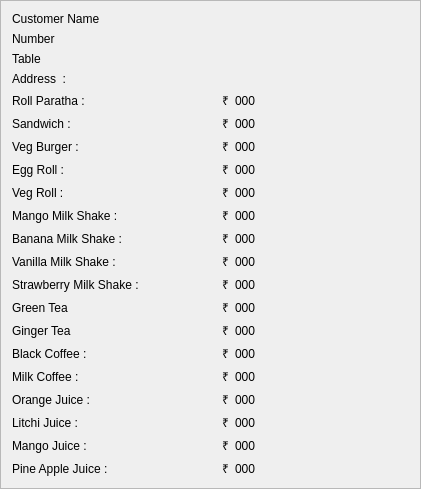
  <widget class="QFrame" name="frame_7">
   <property name="geometry">
    <rect>
     <x>870</x>
     <y>126</y>
     <width>421</width>
     <height>461</height>
    </rect>
   </property>
   <property name="frameShape">
    <enum>QFrame::StyledPanel</enum>
   </property>
   <property name="frameShadow">
    <enum>QFrame::Raised</enum>
   </property>
   <layout class="QGridLayout" name="gridLayout_9">
    <item row="10" column="0">
     <widget class="QLabel" name="label_42">
      <property name="styleSheet">
       <string notr="true"/>
      </property>
      <property name="text">
       <string>Banana Milk Shake :</string>
      </property>
     </widget>
    </item>
    <item row="12" column="0">
     <widget class="QLabel" name="label_44">
      <property name="styleSheet">
       <string notr="true"/>
      </property>
      <property name="text">
       <string>Strawberry Milk Shake :</string>
      </property>
     </widget>
    </item>
    <item row="7" column="2">
     <widget class="QLabel" name="EggRollTP">
      <property name="text">
       <string>000</string>
      </property>
     </widget>
    </item>
    <item row="4" column="1">
     <widget class="QLabel" name="label_54">
      <property name="text">
       <string>₹</string>
      </property>
      <property name="alignment">
       <set>Qt::AlignRight|Qt::AlignTrailing|Qt::AlignVCenter</set>
      </property>
     </widget>
    </item>
    <item row="16" column="0">
     <widget class="QLabel" name="label_48">
      <property name="styleSheet">
       <string notr="true"/>
      </property>
      <property name="text">
       <string>Milk Coffee : </string>
      </property>
     </widget>
    </item>
    <item row="14" column="2">
     <widget class="QLabel" name="GingerTeaTP">
      <property name="text">
       <string>000</string>
      </property>
     </widget>
    </item>
    <item row="5" column="2">
     <widget class="QLabel" name="SandwichTP">
      <property name="text">
       <string>000</string>
      </property>
     </widget>
    </item>
    <item row="16" column="1">
     <widget class="QLabel" name="label_76">
      <property name="text">
       <string>₹</string>
      </property>
      <property name="alignment">
       <set>Qt::AlignRight|Qt::AlignTrailing|Qt::AlignVCenter</set>
      </property>
     </widget>
    </item>
    <item row="13" column="0">
     <widget class="QLabel" name="label_45">
      <property name="styleSheet">
       <string notr="true"/>
      </property>
      <property name="text">
       <string>Green Tea</string>
      </property>
     </widget>
    </item>
    <item row="17" column="2">
     <widget class="QLabel" name="OrangeJTP">
      <property name="text">
       <string>000</string>
      </property>
     </widget>
    </item>
    <item row="16" column="2">
     <widget class="QLabel" name="MilkCoffeeTP">
      <property name="text">
       <string>000</string>
      </property>
     </widget>
    </item>
    <item row="7" column="0">
     <widget class="QLabel" name="label_40">
      <property name="styleSheet">
       <string notr="true"/>
      </property>
      <property name="text">
       <string>Egg Roll : </string>
      </property>
     </widget>
    </item>
    <item row="0" column="0">
     <widget class="QLabel" name="CustomerNameReceipt_N">
      <property name="styleSheet">
       <string notr="true"/>
      </property>
      <property name="text">
       <string>Customer Name</string>
      </property>
     </widget>
    </item>
    <item row="20" column="2">
     <widget class="QLabel" name="PineAppleTP">
      <property name="text">
       <string>000</string>
      </property>
     </widget>
    </item>
    <item row="6" column="2">
     <widget class="QLabel" name="VegBurgerTP">
      <property name="text">
       <string>000</string>
      </property>
     </widget>
    </item>
    <item row="10" column="2">
     <widget class="QLabel" name="BananaMSTP">
      <property name="text">
       <string>000</string>
      </property>
     </widget>
    </item>
    <item row="19" column="0">
     <widget class="QLabel" name="label_50">
      <property name="styleSheet">
       <string notr="true"/>
      </property>
      <property name="text">
       <string>Mango Juice : </string>
      </property>
     </widget>
    </item>
    <item row="6" column="0">
     <widget class="QLabel" name="label_38">
      <property name="styleSheet">
       <string notr="true"/>
      </property>
      <property name="text">
       <string>Veg Burger : </string>
      </property>
     </widget>
    </item>
    <item row="9" column="0">
     <widget class="QLabel" name="label_41">
      <property name="styleSheet">
       <string notr="true"/>
      </property>
      <property name="text">
       <string>Mango Milk Shake :</string>
      </property>
     </widget>
    </item>
    <item row="5" column="1">
     <widget class="QLabel" name="label_57">
      <property name="text">
       <string>₹</string>
      </property>
      <property name="alignment">
       <set>Qt::AlignRight|Qt::AlignTrailing|Qt::AlignVCenter</set>
      </property>
     </widget>
    </item>
    <item row="8" column="0">
     <widget class="QLabel" name="label_33">
      <property name="styleSheet">
       <string notr="true"/>
      </property>
      <property name="text">
       <string>Veg Roll : </string>
      </property>
     </widget>
    </item>
    <item row="13" column="2">
     <widget class="QLabel" name="GreenTeaTP">
      <property name="text">
       <string>000</string>
      </property>
     </widget>
    </item>
    <item row="17" column="1">
     <widget class="QLabel" name="label_73">
      <property name="text">
       <string>₹</string>
      </property>
      <property name="alignment">
       <set>Qt::AlignRight|Qt::AlignTrailing|Qt::AlignVCenter</set>
      </property>
     </widget>
    </item>
    <item row="18" column="0">
     <widget class="QLabel" name="label_52">
      <property name="styleSheet">
       <string notr="true"/>
      </property>
      <property name="text">
       <string>Litchi Juice : </string>
      </property>
     </widget>
    </item>
    <item row="3" column="0">
     <widget class="QLabel" name="CustomerAddressReceipt_N">
      <property name="styleSheet">
       <string notr="true"/>
      </property>
      <property name="text">
       <string>Address  : </string>
      </property>
     </widget>
    </item>
    <item row="12" column="2">
     <widget class="QLabel" name="StrawberryMSTP">
      <property name="text">
       <string>000</string>
      </property>
     </widget>
    </item>
    <item row="19" column="1">
     <widget class="QLabel" name="label_59">
      <property name="text">
       <string>₹</string>
      </property>
      <property name="alignment">
       <set>Qt::AlignRight|Qt::AlignTrailing|Qt::AlignVCenter</set>
      </property>
     </widget>
    </item>
    <item row="4" column="2">
     <widget class="QLabel" name="RollParathaTP">
      <property name="text">
       <string>000</string>
      </property>
     </widget>
    </item>
    <item row="17" column="0">
     <widget class="QLabel" name="label_49">
      <property name="styleSheet">
       <string notr="true"/>
      </property>
      <property name="text">
       <string>Orange Juice : </string>
      </property>
     </widget>
    </item>
    <item row="6" column="1">
     <widget class="QLabel" name="label_58">
      <property name="text">
       <string>₹</string>
      </property>
      <property name="alignment">
       <set>Qt::AlignRight|Qt::AlignTrailing|Qt::AlignVCenter</set>
      </property>
     </widget>
    </item>
    <item row="11" column="0">
     <widget class="QLabel" name="label_43">
      <property name="styleSheet">
       <string notr="true"/>
      </property>
      <property name="text">
       <string>Vanilla Milk Shake :</string>
      </property>
     </widget>
    </item>
    <item row="19" column="2">
     <widget class="QLabel" name="MangoJTP">
      <property name="text">
       <string>000</string>
      </property>
     </widget>
    </item>
    <item row="18" column="2">
     <widget class="QLabel" name="LitchiJTP">
      <property name="text">
       <string>000</string>
      </property>
     </widget>
    </item>
    <item row="15" column="2">
     <widget class="QLabel" name="BlackCoffeeTP">
      <property name="text">
       <string>000</string>
      </property>
     </widget>
    </item>
    <item row="14" column="0">
     <widget class="QLabel" name="label_46">
      <property name="styleSheet">
       <string notr="true"/>
      </property>
      <property name="text">
       <string>Ginger Tea</string>
      </property>
     </widget>
    </item>
    <item row="9" column="2">
     <widget class="QLabel" name="MangoMSTP">
      <property name="text">
       <string>000</string>
      </property>
     </widget>
    </item>
    <item row="5" column="0">
     <widget class="QLabel" name="label_32">
      <property name="styleSheet">
       <string notr="true"/>
      </property>
      <property name="text">
       <string>Sandwich : </string>
      </property>
     </widget>
    </item>
    <item row="11" column="2">
     <widget class="QLabel" name="VanillaMSTP">
      <property name="text">
       <string>000</string>
      </property>
     </widget>
    </item>
    <item row="8" column="2">
     <widget class="QLabel" name="VegRollTP">
      <property name="text">
       <string>000</string>
      </property>
     </widget>
    </item>
    <item row="20" column="1">
     <widget class="QLabel" name="label_77">
      <property name="text">
       <string>₹</string>
      </property>
      <property name="alignment">
       <set>Qt::AlignRight|Qt::AlignTrailing|Qt::AlignVCenter</set>
      </property>
     </widget>
    </item>
    <item row="2" column="0">
     <widget class="QLabel" name="CustomerTableNumberReceipt_N">
      <property name="styleSheet">
       <string notr="true"/>
      </property>
      <property name="text">
       <string>Table</string>
      </property>
     </widget>
    </item>
    <item row="15" column="0">
     <widget class="QLabel" name="label_47">
      <property name="styleSheet">
       <string notr="true"/>
      </property>
      <property name="text">
       <string>Black Coffee : </string>
      </property>
     </widget>
    </item>
    <item row="4" column="0">
     <widget class="QLabel" name="label_12">
      <property name="styleSheet">
       <string notr="true"/>
      </property>
      <property name="text">
       <string>Roll Paratha : </string>
      </property>
     </widget>
    </item>
    <item row="20" column="0">
     <widget class="QLabel" name="label_51">
      <property name="styleSheet">
       <string notr="true"/>
      </property>
      <property name="text">
       <string>Pine Apple Juice : </string>
      </property>
     </widget>
    </item>
    <item row="18" column="1">
     <widget class="QLabel" name="label_74">
      <property name="text">
       <string>₹</string>
      </property>
      <property name="alignment">
       <set>Qt::AlignRight|Qt::AlignTrailing|Qt::AlignVCenter</set>
      </property>
     </widget>
    </item>
    <item row="1" column="0">
     <widget class="QLabel" name="CustomerNumberReceipt_N">
      <property name="styleSheet">
       <string notr="true"/>
      </property>
      <property name="text">
       <string>Number</string>
      </property>
     </widget>
    </item>
    <item row="15" column="1">
     <widget class="QLabel" name="label_75">
      <property name="text">
       <string>₹</string>
      </property>
      <property name="alignment">
       <set>Qt::AlignRight|Qt::AlignTrailing|Qt::AlignVCenter</set>
      </property>
     </widget>
    </item>
    <item row="7" column="1">
     <widget class="QLabel" name="label_79">
      <property name="text">
       <string>₹</string>
      </property>
      <property name="alignment">
       <set>Qt::AlignRight|Qt::AlignTrailing|Qt::AlignVCenter</set>
      </property>
     </widget>
    </item>
    <item row="9" column="1">
     <widget class="QLabel" name="label_80">
      <property name="text">
       <string>₹</string>
      </property>
      <property name="alignment">
       <set>Qt::AlignRight|Qt::AlignTrailing|Qt::AlignVCenter</set>
      </property>
     </widget>
    </item>
    <item row="8" column="1">
     <widget class="QLabel" name="label_78">
      <property name="text">
       <string>₹</string>
      </property>
      <property name="alignment">
       <set>Qt::AlignRight|Qt::AlignTrailing|Qt::AlignVCenter</set>
      </property>
     </widget>
    </item>
    <item row="11" column="1">
     <widget class="QLabel" name="label_81">
      <property name="text">
       <string>₹</string>
      </property>
      <property name="alignment">
       <set>Qt::AlignRight|Qt::AlignTrailing|Qt::AlignVCenter</set>
      </property>
     </widget>
    </item>
    <item row="13" column="1">
     <widget class="QLabel" name="label_82">
      <property name="text">
       <string>₹</string>
      </property>
      <property name="alignment">
       <set>Qt::AlignRight|Qt::AlignTrailing|Qt::AlignVCenter</set>
      </property>
     </widget>
    </item>
    <item row="14" column="1">
     <widget class="QLabel" name="label_83">
      <property name="text">
       <string>₹</string>
      </property>
      <property name="alignment">
       <set>Qt::AlignRight|Qt::AlignTrailing|Qt::AlignVCenter</set>
      </property>
     </widget>
    </item>
    <item row="10" column="1">
     <widget class="QLabel" name="label_84">
      <property name="text">
       <string>₹</string>
      </property>
      <property name="alignment">
       <set>Qt::AlignRight|Qt::AlignTrailing|Qt::AlignVCenter</set>
      </property>
     </widget>
    </item>
    <item row="12" column="1">
     <widget class="QLabel" name="label_85">
      <property name="text">
       <string>₹</string>
      </property>
      <property name="alignment">
       <set>Qt::AlignRight|Qt::AlignTrailing|Qt::AlignVCenter</set>
      </property>
     </widget>
    </item>
    <item row="1" column="1" colspan="3">
     <widget class="QLabel" name="CustomerNumberReceipt">
      <property name="text">
       <string/>
      </property>
     </widget>
    </item>
    <item row="3" column="1" colspan="3">
     <widget class="QLabel" name="CustomerAddressReceipt">
      <property name="text">
       <string/>
      </property>
     </widget>
    </item>
    <item row="0" column="1" colspan="3">
     <widget class="QLabel" name="CustomerNameReceipt">
      <property name="text">
       <string/>
      </property>
     </widget>
    </item>
    <item row="2" column="1" colspan="3">
     <widget class="QLabel" name="CustomerTableNumberReceipt">
      <property name="text">
       <string/>
      </property>
     </widget>
    </item>
   </layout>
  </widget>
